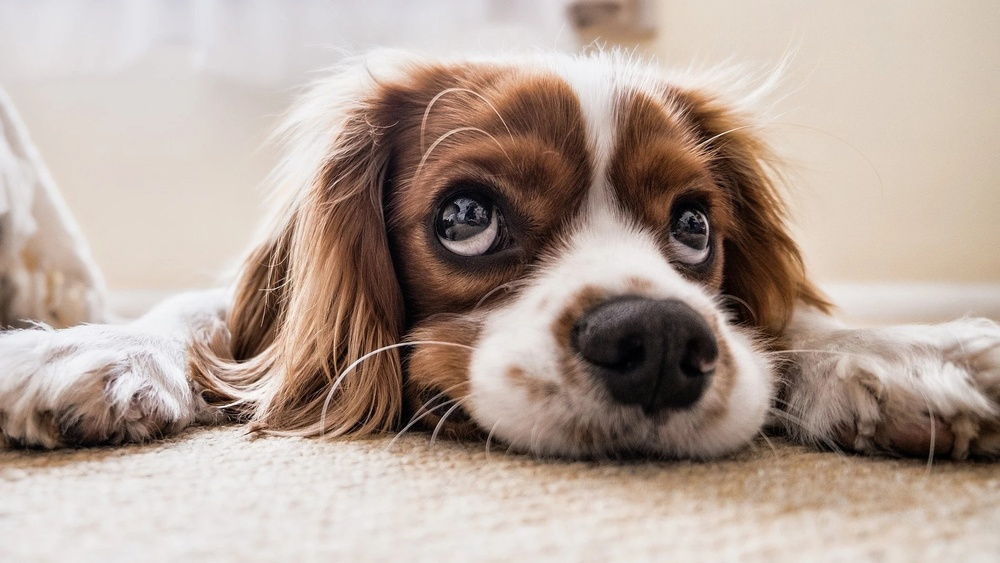
#> input picture contorno.jpg, 1000 x 563 px, shrunk from 1900 x 1069 before the run, found by its file name
$ python Contorno.py
#> lines starting #> are read from the running program, lines starting #| are printed output that depends on the picture
import numpy as np
from PIL import Image
from PIL import ImageFilter


#Cargar la imagen
img3=Image.open(r"C:\Users\Vero\Desktop\Tp Procesamiento digital de imágenes\TP procesamiento digital de imágenes\contorno.jpg")
#> img3 is the input picture: PIL image 1000x563 RGB; mean R, G, B 179.5, 162.6, 152.5
    #Vamos a crear una función que resalte el contorno de la imagen utilizando el filtro de contorno con ImageFilter.CONTOUR
#
def resaltar_contorno(imagen):
    """
    Esta función recibe como parámetro la imagen y devuelve la imagen con el contorno resaltado.
    Esta función devuelve la imagen modificada por el modulo ImageFilter.
    con su método CONTOUR, que resalta los bordes de la imagen.
    """
    return imagen.filter(ImageFilter.CONTOUR)
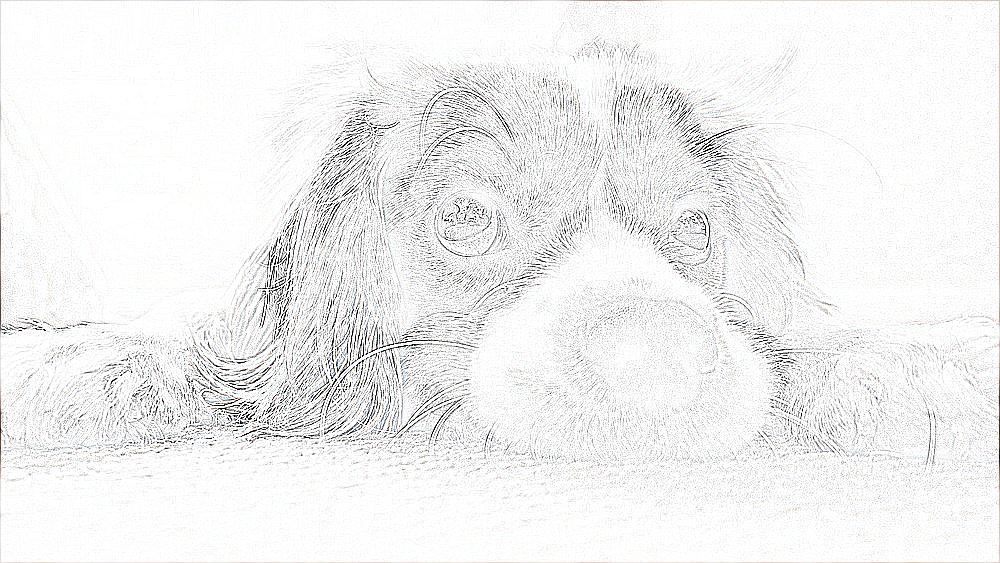
#> returned value: PIL image 1000x563 RGB; mean R, G, B 241.1, 241.1, 240.9
if __name__== "__main__":
    #Vamos a aumentar la nitidez de la imagen utilizando el filtro de contorno con ImageFilter.CONTOUR
    imagen_contorno = resaltar_contorno(img3)
    imagen_contorno.show()

$ run again, with brillo.jpg copied over contorno.jpg
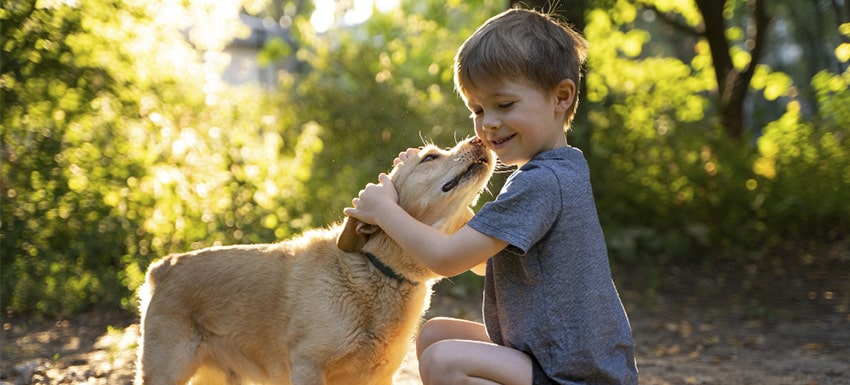
#> input picture brillo.jpg, 850 x 385 px, found by its file name
#> img3 is the input picture: PIL image 850x385 RGB; mean R, G, B 126.9, 118.9, 76.3
#> in resaltar_contorno, `return imagen.filter(ImageFilter.CONTOUR)`:
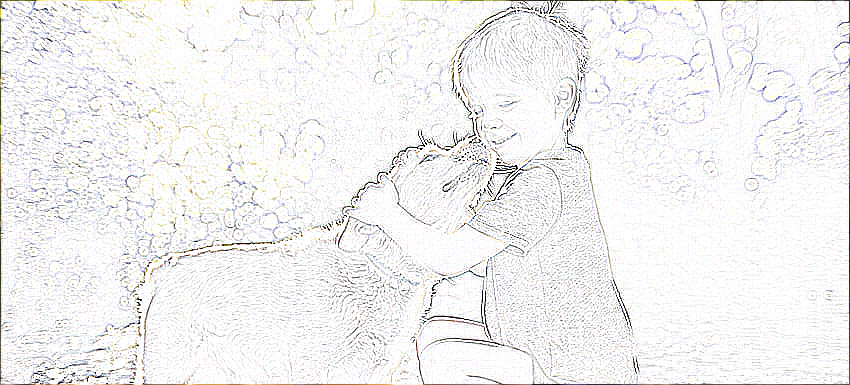
#> returned value: PIL image 850x385 RGB; mean R, G, B 241.8, 241.8, 241

$ run again, with desenfoqueJPG.jpg copied over contorno.jpg
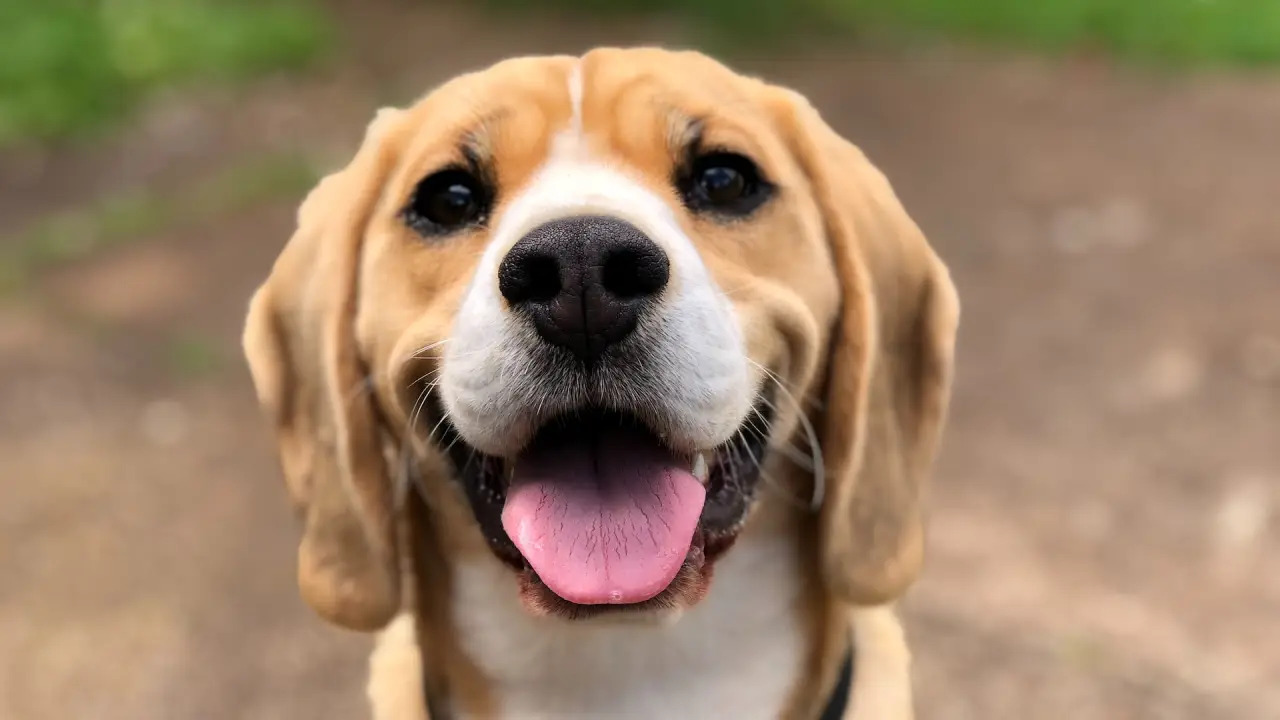
#> input picture desenfoqueJPG.jpg, 1280 x 720 px, found by its file name
#> img3 is the input picture: PIL image 1280x720 RGB; mean R, G, B 154.9, 129.5, 103
#> in resaltar_contorno, `return imagen.filter(ImageFilter.CONTOUR)`:
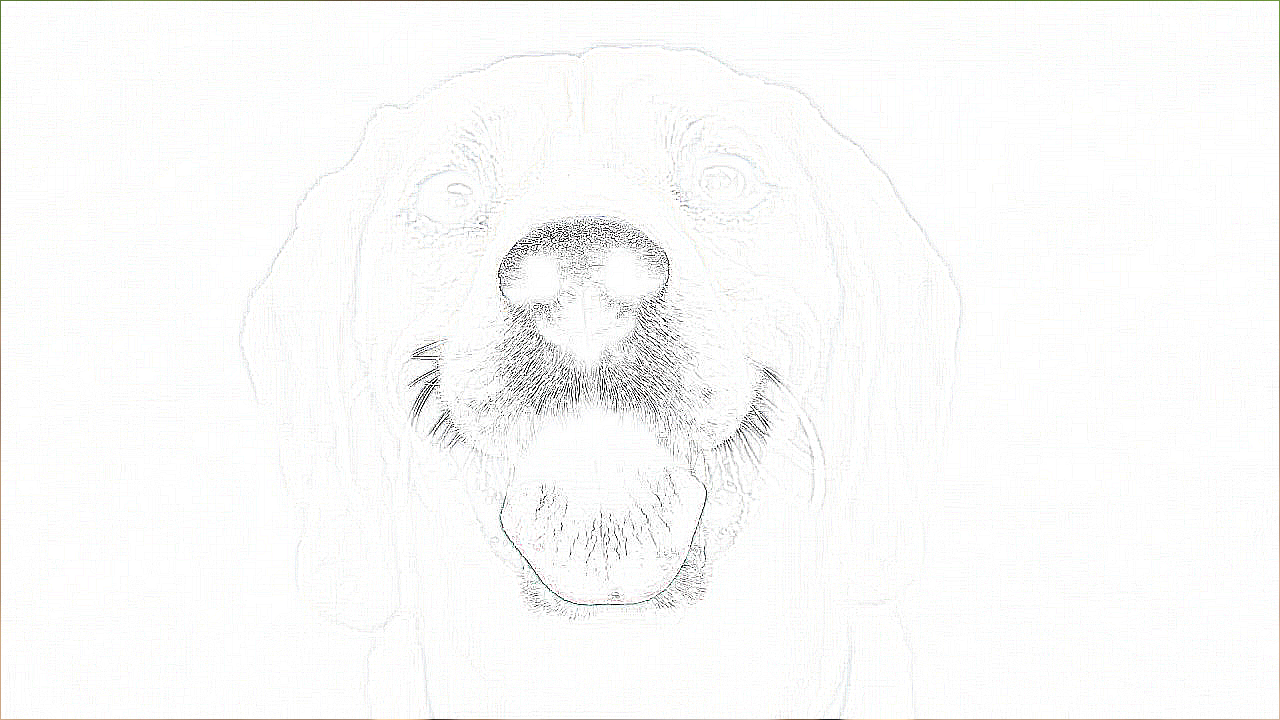
#> returned value: PIL image 1280x720 RGB; mean R, G, B 250.1, 250.2, 249.7

$ run again, with main.jpg copied over contorno.jpg
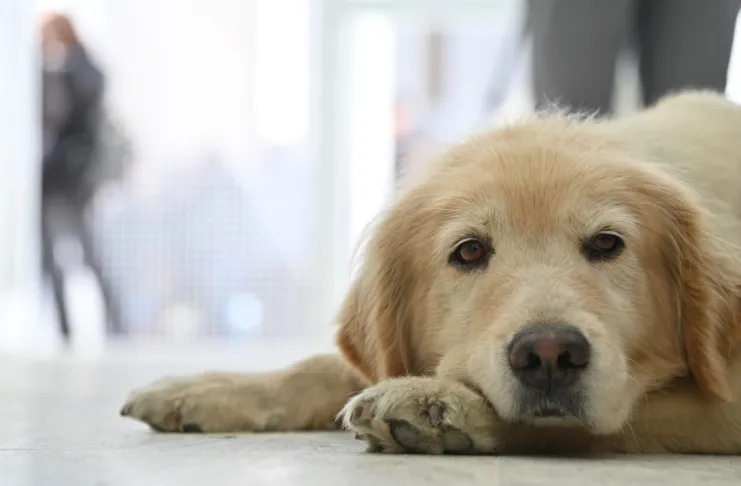
#> input picture main.jpg, 741 x 486 px, found by its file name
#> img3 is the input picture: PIL image 741x486 RGB; mean R, G, B 180.4, 175.5, 166.4
#> in resaltar_contorno, `return imagen.filter(ImageFilter.CONTOUR)`:
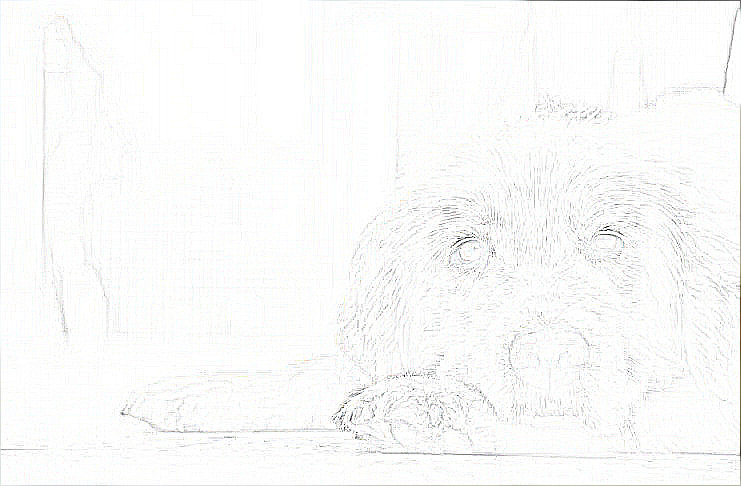
#> returned value: PIL image 741x486 RGB; mean R, G, B 250.4, 250.6, 250.2
